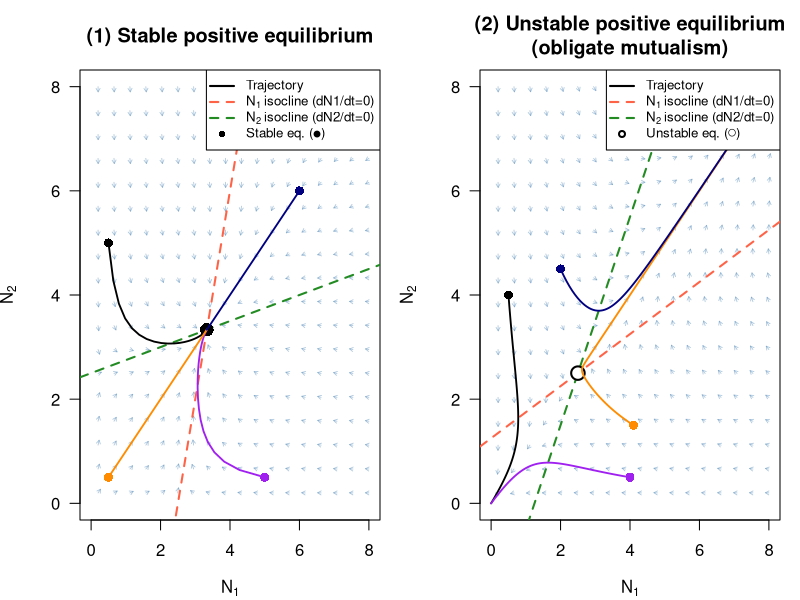

This figure's R source:
### Lotka-Volterra model for 2 mutualistic species
### dN1/dt = N1 * (r1 - alpha11*N1 + gamma12*N2)
### dN2/dt = N2 * (r2 + gamma21*N1 - alpha22*N2)
###
### Two qualitative outcomes:
###   (1) Stable positive equilibrium   (a11*a22 > gamma12*gamma21)
###   (2) Unstable positive equilibrium (a11*a22 < gamma12*gamma21)

library(deSolve)

# ─────────────────────────────────────────────
# ODE function
# ─────────────────────────────────────────────
LV_mutualism <- function(time, state, params) {
  N1 <- state["N1"]
  N2 <- state["N2"]
  
  r1     <- params["r1"]
  r2     <- params["r2"]
  a11    <- params["a11"]
  a22    <- params["a22"]
  g12    <- params["g12"]   # gamma12: benefit of N2 on N1
  g21    <- params["g21"]   # gamma21: benefit of N1 on N2
  
  dN1 <- N1 * (r1 - a11 * N1 + g12 * N2)
  dN2 <- N2 * (r2 + g21 * N1 - a22 * N2)
  
  return(list(c(dN1, dN2)))
}

# ─────────────────────────────────────────────
# Helper: run ODE for one set of initial conditions
# ─────────────────────────────────────────────
run_mut <- function(N1_0, N2_0, params,
                    t = seq(0, 150, by = 0.2)) {
  pop <- c(N1 = N1_0, N2 = N2_0)
  out <- tryCatch(
    ode(pop, t, LV_mutualism, parms = params,
        method = "lsoda", atol = 1e-8, rtol = 1e-8),
    error = function(e) NULL
  )
  if (is.null(out)) return(NULL)
  df <- as.data.frame(out)
  # Trim trajectory once either population explodes beyond plotting range
  # (relevant for unstable case)
  df
}

# ─────────────────────────────────────────────
# Helper: vector field (normalised arrows)
# ─────────────────────────────────────────────
vector_field <- function(params, N_max, n_grid = 18, scale = 0.06) {
  N_seq <- seq(0.2, N_max, length.out = n_grid)
  grid  <- expand.grid(N1 = N_seq, N2 = N_seq)
  
  dN1_vec <- numeric(nrow(grid))
  dN2_vec <- numeric(nrow(grid))
  
  for (k in seq_len(nrow(grid))) {
    state_k <- c(N1 = grid$N1[k], N2 = grid$N2[k])
    derivs  <- LV_mutualism(0, state_k, params)[[1]]
    dN1_vec[k] <- derivs[1]
    dN2_vec[k] <- derivs[2]
  }
  
  mag          <- sqrt(dN1_vec^2 + dN2_vec^2)
  mag[mag == 0] <- 1
  dN1_norm <- scale * dN1_vec / mag
  dN2_norm <- scale * dN2_vec / mag
  
  list(grid = grid, dN1 = dN1_norm, dN2 = dN2_norm)
}

# ─────────────────────────────────────────────
# Helper: plot one scenario
# ─────────────────────────────────────────────
plot_scenario <- function(params, ic_list, title,
                          N_max    = NULL,
                          n_grid   = 18,
                          vf_scale = 0.06,
                          t_seq    = seq(0, 150, by = 0.2)) {
  
  r1  <- params["r1"];  r2  <- params["r2"]
  a11 <- params["a11"]; a22 <- params["a22"]
  g12 <- params["g12"]; g21 <- params["g21"]
  
  # ── Isocline geometry ─────────────────────────────────────────────────
  # N1-isocline (dN1/dt = 0, N1 > 0):
  #   r1 - a11*N1 + g12*N2 = 0
  #   N2 = (a11*N1 - r1) / g12          [positive slope: a11/g12]
  #   hits N1-axis (N2=0) at: N1 = r1/a11
  #   hits N2-axis (N1=0) at: N2 = -r1/g12  (can be negative if r1 > 0)
  #
  # N2-isocline (dN2/dt = 0, N2 > 0):
  #   r2 + g21*N1 - a22*N2 = 0
  #   N2 = (r2 + g21*N1) / a22          [positive slope: g21/a22]
  #   hits N2-axis (N1=0) at: N2 = r2/a22
  #   hits N1-axis (N2=0) at: N1 = -r2/g21  (negative if r2 > 0, so no crossing)
  #
  # Interior equilibrium exists when isoclines cross in positive quadrant:
  #   Solve: (a11*N1 - r1)/g12 = (r2 + g21*N1)/a22
  #   a22*(a11*N1 - r1) = g12*(r2 + g21*N1)
  #   N1* = (a22*r1 + g12*r2) / (a11*a22 - g12*g21)   [needs a11*a22 ≠ g12*g21]
  #   N2* = (g21*r1 + a11*r2) / (a11*a22 - g12*g21)
  #
  # Stability: det(J) > 0 and tr(J) < 0 at interior equilibrium
  #   tr(J) = -a11*N1* - a22*N2* < 0  always (both terms positive)
  #   det(J) = N1*N2*(a11*a22 - g12*g21)
  #   → STABLE   when a11*a22 > g12*g21
  #   → UNSTABLE when a11*a22 < g12*g21
  
  denom <- a11 * a22 - g12 * g21
  N1_eq <- (a22 * r1 + g12 * r2) / denom
  N2_eq <- (g21 * r1 + a11 * r2) / denom
  
  if (is.null(N_max)) {
    N_max <- max(N1_eq, N2_eq, abs(r1 / a11), abs(r2 / a22)) * 2.2
  }
  
  # Vector field
  vf <- vector_field(params, N_max, n_grid, vf_scale)
  
  # Trajectories
  traj_list <- lapply(ic_list, function(ic)
    run_mut(ic[1], ic[2], params, t = t_seq))
  
  # ── Base plot ──────────────────────────────────────────────────────────
  plot(NA,
       xlim = c(0, N_max), ylim = c(0, N_max),
       xlab = expression(N[1]), ylab = expression(N[2]),
       main = title, las = 1)
  
  # Vector field arrows
  arrows(
    x0 = vf$grid$N1, y0 = vf$grid$N2,
    x1 = vf$grid$N1 + vf$dN1,
    y1 = vf$grid$N2 + vf$dN2,
    length = 0.04,
    col    = adjustcolor("steelblue", alpha.f = 0.45),
    lwd    = 0.8
  )
  
  # N1-isocline: N2 = (a11/g12)*N1 - r1/g12
  #   abline(a = intercept, b = slope) where intercept is at N1=0
  abline(a = -r1 / g12,
         b =  a11 / g12,
         col = "tomato", lwd = 2, lty = 2)
  
  # N2-isocline: N2 = (g21/a22)*N1 + r2/a22
  abline(a = r2 / a22,
         b = g21 / a22,
         col = "forestgreen", lwd = 2, lty = 2)
  
  # Mark interior equilibrium if it falls in the positive quadrant
  if (!is.na(N1_eq) && N1_eq > 0 && N2_eq > 0 &&
      N1_eq < N_max && N2_eq < N_max) {
    eq_stable <- (a11 * a22 > g12 * g21)
    points(N1_eq, N2_eq,
           pch = if (eq_stable) 16 else 21,
           cex = 1.8, lwd = 2,
           col = "black",
           bg  = if (eq_stable) "black" else "white")
  }
  
  # Trajectories
  traj_cols <- c("black", "purple", "darkorange", "navy")
  for (j in seq_along(traj_list)) {
    df <- traj_list[[j]]
    if (is.null(df)) next
    # Clip to plot region to avoid runaway lines
    keep <- df$N1 <= N_max * 1.05 & df$N2 <= N_max * 1.05
    df   <- df[keep, ]
    if (nrow(df) < 2) next
    col_j <- traj_cols[((j - 1) %% length(traj_cols)) + 1]
    lines(df$N2 ~ df$N1, col = col_j, lwd = 1.8)
    points(df$N1[1], df$N2[1], pch = 16, cex = 1.2, col = col_j)
  }
  
  # Legend
  eq_label <- if (a11 * a22 > g12 * g21) "Stable eq. (●)" else "Unstable eq. (○)"
  legend("topright",
         legend = c("Trajectory",
                    expression(N[1] ~ "isocline (dN1/dt=0)"),
                    expression(N[2] ~ "isocline (dN2/dt=0)"),
                    eq_label),
         col    = c("black", "tomato", "forestgreen", "black"),
         lty    = c(1, 2, 2, NA),
         pch    = c(NA, NA, NA, if (a11 * a22 > g12 * g21) 16 else 21),
         lwd    = 2,
         bg     = "white",
         cex    = 0.80)
}

# ══════════════════════════════════════════════════════════════════════════════
# Parameter sets for the two qualitative outcomes
# ══════════════════════════════════════════════════════════════════════════════

# ── Condition summary ────────────────────────────────────────────────────────
#
# Interior equilibrium (N1*, N2* > 0) exists when:
#   N1* = (a22*r1 + g12*r2) / (a11*a22 - g12*g21)  > 0
#   N2* = (g21*r1 + a11*r2) / (a11*a22 - g12*g21)  > 0
#
# Jacobian at (N1*, N2*):
#   J = [ -a11*N1*    g12*N1* ]
#       [  g21*N2*   -a22*N2* ]
#
#   tr(J)  = -a11*N1* - a22*N2*  < 0  always (all params positive)
#   det(J) = N1*N2* * (a11*a22 - g12*g21)
#
# (1) STABLE equilibrium:   a11*a22 > g12*g21   → det(J) > 0 → stable node/spiral
# (2) UNSTABLE equilibrium: a11*a22 < g12*g21   → det(J) < 0 → saddle point
#     trajectories near the equilibrium are repelled; populations either
#     collapse to 0 (if mutualism is insufficient) or explode to +∞
#     (runaway mutualism — unbounded growth)
#
# ─────────────────────────────────────────────────────────────────────────────

# ── (1) Stable positive equilibrium ─────────────────────────────────────────
# Choose: a11=0.4, a22=0.4, g12=0.1, g21=0.1
#   a11*a22 = 0.16  >  g12*g21 = 0.01  ✓  stable
#   r1=1, r2=1 (both species viable alone)
#   N1* = (0.4*1 + 0.1*1) / (0.16 - 0.01) = 0.5/0.15 ≈ 3.33
#   N2* = (0.1*1 + 0.4*1) / 0.15          = 0.5/0.15 ≈ 3.33
params_stable <- c(r1=1,   r2=1,
                   a11=0.40, a22=0.40,
                   g12=0.10, g21=0.10)
ic_stable <- list(c(0.5, 5.0), c(5.0, 0.5), c(0.5, 0.5), c(6.0, 6.0))

# ── (2) Unstable positive equilibrium ───────────────────────────────────────
# Choose: a11=0.2, a22=0.2, g12=0.4, g21=0.4
#   a11*a22 = 0.04  <  g12*g21 = 0.16  ✓  unstable (saddle)
#   r1=1, r2=1
#   denom = 0.04 - 0.16 = -0.12  (negative!)
#   N1* = (0.2*1 + 0.4*1) / (-0.12) = 0.6/(-0.12) = -5  ← NEGATIVE, not valid
#
# When denom < 0 and r1,r2 > 0 the equilibrium lands in the negative quadrant.
# To get a positive equilibrium with a11*a22 < g12*g21 we need
# numerators also negative: requires r1 < 0 or r2 < 0 (obligate mutualists —
# species cannot survive without the partner).
#
# Use r1 = -0.5, r2 = -0.5 (negative intrinsic growth — obligate mutualists):
#   denom = 0.04 - 0.16 = -0.12
#   N1* = (0.2*(-0.5) + 0.4*(-0.5)) / (-0.12) = -0.3 / -0.12 = 2.5  ✓
#   N2* = (0.4*(-0.5) + 0.2*(-0.5)) / (-0.12) = -0.3 / -0.12 = 2.5  ✓
#
# This is the biologically meaningful "obligate mutualism" scenario:
# each species declines alone (r < 0) but can persist WITH the partner.
# The interior equilibrium is a saddle: trajectories starting ABOVE the
# separatrix grow without bound (runaway mutualism); those starting BELOW
# collapse to extinction.
params_unstable <- c(r1=-0.5, r2=-0.5,
                     a11=0.20, a22=0.20,
                     g12=0.40, g21=0.40)
ic_unstable <- list(c(0.5, 4.0), c(4.0, 0.5),   # below separatrix → extinction
                    c(4.1, 1.5), c(2.0, 4.5))    # above separatrix → explosion

# ══════════════════════════════════════════════════════════════════════════════
# Produce the two phase-plane plots side by side
# ══════════════════════════════════════════════════════════════════════════════
par(mfrow = c(1, 2), mar = c(4, 4, 3.5, 1))

plot_scenario(
  params   = params_stable,
  ic_list  = ic_stable,
  title    = "(1) Stable positive equilibrium",
  N_max    = 8,
  vf_scale = 0.10,
  t_seq    = seq(0, 200, by = 0.2)
)

plot_scenario(
  params   = params_unstable,
  ic_list  = ic_unstable,
  title    = "(2) Unstable positive equilibrium\n(obligate mutualism)",
  N_max    = 8,
  vf_scale = 0.10,
  t_seq    = seq(0, 30, by = 0.05)
)

par(mfrow = c(1, 1))
